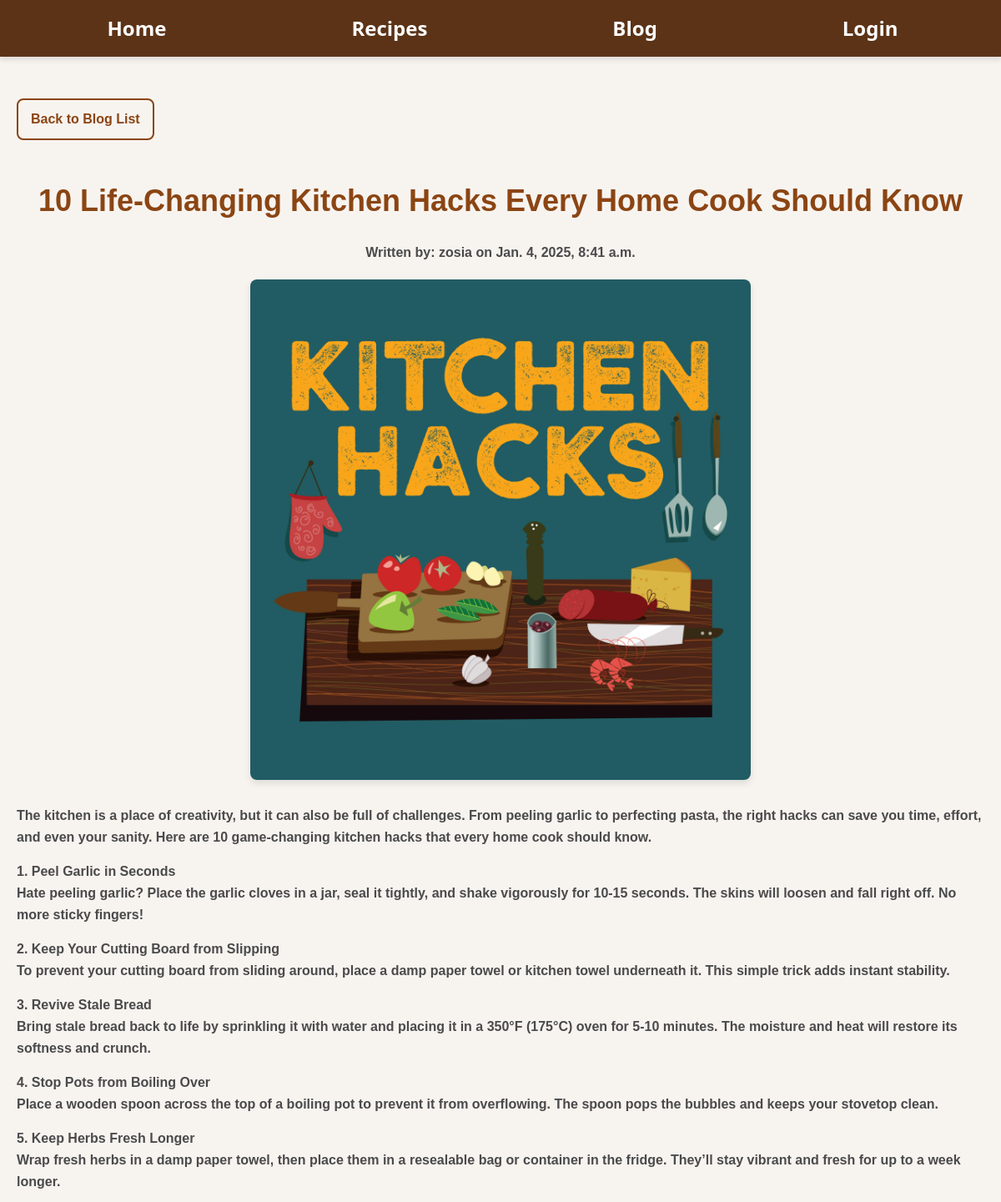
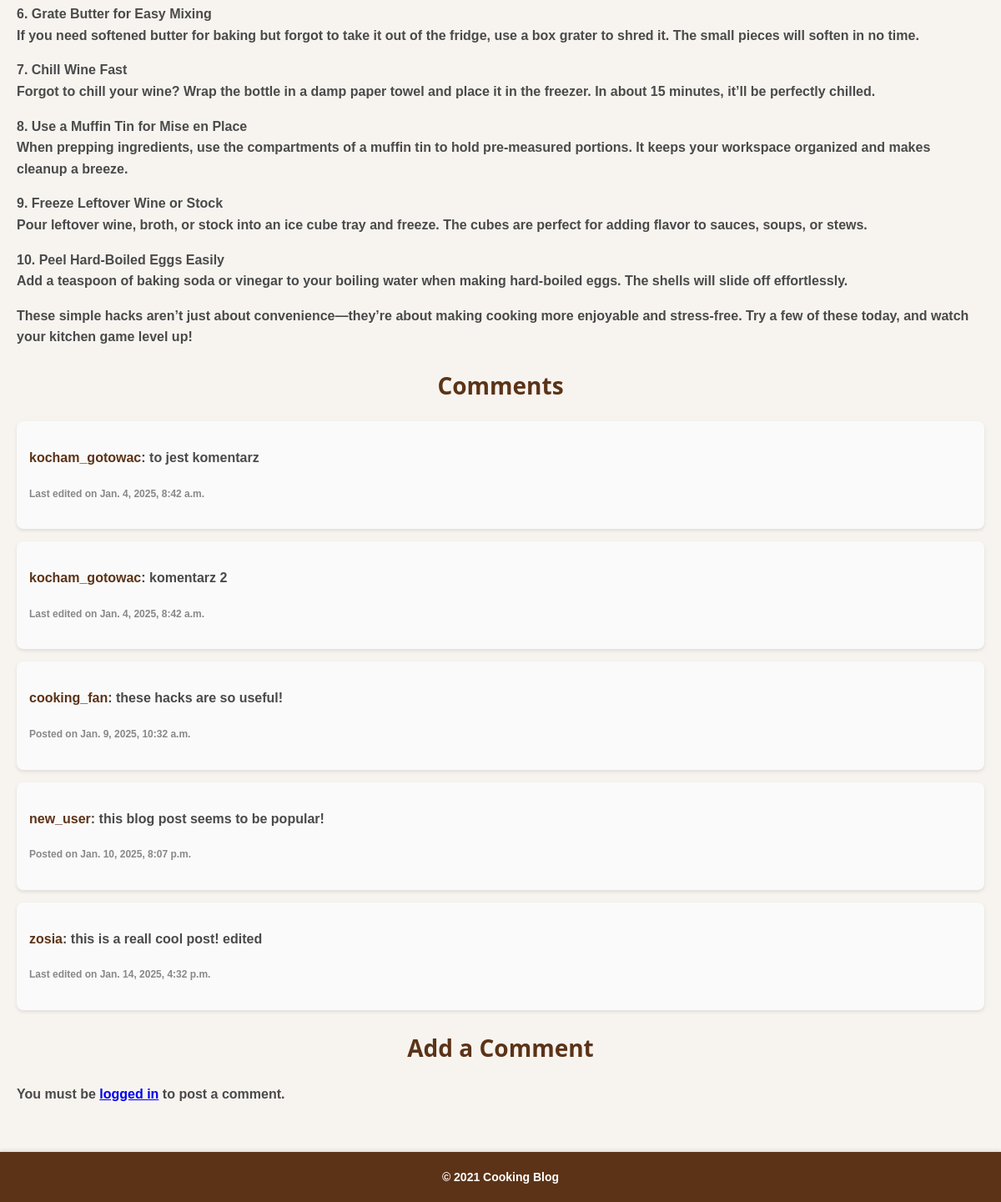
The app's page /post/2/ with its own data (2 pictures, top to bottom).
### blog/models.py (models this page shows, shortened)
class BlogPost(models.Model):
    title = models.CharField(max_length=200)
    content = models.TextField()
    image = models.ImageField(upload_to='blog_images/', null=True, blank=True)
    author = models.ForeignKey(User, on_delete=models.CASCADE)
    created_at = models.DateTimeField(auto_now_add=True)
    saved_by = models.ManyToManyField(User, related_name='saved_posts', blank=True)
    likes = models.ManyToManyField(User, related_name='liked_posts', blank=True)

class Comment(models.Model):
    recipe = models.ForeignKey(Recipe, on_delete=models.CASCADE, null=True, blank=True)
    blog_post = models.ForeignKey(BlogPost, related_name='comments', on_delete=models.CASCADE, null=True, blank=True)
    content = models.TextField()
    author = models.ForeignKey(User, on_delete=models.CASCADE)
    created_at = models.DateTimeField(auto_now_add=True)
    last_edited_at = models.DateTimeField(null=True, blank=True)

### blog/views.py (the view)
# urls.py: path('post/<int:pk>/', blog_detail, name='blog_detail'),
def blog_detail(request, pk):
    blog_post = get_object_or_404(BlogPost, pk=pk)
    comments = Comment.objects.filter(blog_post=blog_post)
    if request.method == "POST":
        form = CommentForm(request.POST)
        if form.is_valid():
            comment = form.save(commit=False)
            comment.blog_post = blog_post
            comment.author = request.user
            comment.save()
            return redirect('blog_detail', pk=blog_post.pk)
    else:
        form = CommentForm()
    return render(request, 'blog/blog_detail.html', {
        'blog_post': blog_post,
        'comments': comments,
        'form': form
    })

### blog/templates/blog/blog_detail.html (shortened to what this page needs)
{% extends "blog/base.html" %}
{% block content %}
    <a href="{% url 'blog_list' %}" class="back-link">Back to Blog List</a>
    <h1 class="post-title">{{ blog_post.title }}</h1>
    <p class="post-meta">Written by: {{ blog_post.author.username }} on {{ blog_post.created_at }}</p>
    {% if blog_post.image %}
    <img src="{{ blog_post.image.url }}" alt="{{ blog_post.title }}" class="small-image">
    {% endif %}
    <p class="post-content">{{ blog_post.content | linebreaks }}</p>
    {% include "blog/comment_section.html" with comments=comments %}
    <h2>Add a Comment</h2>
    {% if user.is_authenticated %}
    <form method="post" class="comment-form">
        {% csrf_token %}
        {{ form.as_p }}
        <button type="submit" class="btn comment-btn">Post Comment</button>
    </form>
    {% else %}
    <p>You must be <a href="{% url 'login' %}" class="link">logged in</a> to post a comment.</p>
    {% endif %}
{% endblock %}

### blog/templates/blog/comment_section.html (shortened to what this page needs)
<h2>Comments</h2>
<ul class="comment-list">
    {% for comment in comments %}
    <li class="comment-item">
        <p><strong class="comment-author">{{ comment.author.username }}</strong>: {{ comment.content }}</p>
        <p class="comment-time">
            <small>
                {% if comment.last_edited_at %}
                    Last edited on {{ comment.last_edited_at }}
                {% else %}
                    Posted on {{ comment.created_at }}
                {% endif %}
            </small>
        </p>
    </li>
    {% empty %}
    <li class="no-comments">No comments found.</li>
    {% endfor %}
</ul>

### blog/static/blog/css/styles.css (style rules this page uses)
body { font-family: "Arial Nova Light", sans-serif; margin: 0; padding: 0; background-color: #f7f4f0; color: #4a4a4a; line-height: 1.6; font-weight: bold; }
main.content h2 { text-align: center; font-size: 28px; color: #5c3317; margin-bottom: 20px; font-weight: bold; font-family: "Segoe UI", system-ui, sans-serif; }
.back-link { display: inline-block; margin-top: 10px; margin-bottom: 20px; padding: 10px 15px; color: #8b4513; background-color: #f7f4f0; text-decoration: none; border: 2px solid #8b4513; border-radius: 8px; font-size: 16px; font-family: "Arial Nova Light", sans-serif; transition: background-color 0.3s ease, color 0.3s ease; }
.back-link { display: inline-block; margin-bottom: 20px; padding: 10px 15px; color: #8b4513; background-color: #f7f4f0; text-decoration: none; border: 2px solid #8b4513; border-radius: 8px; font-size: 16px; transition: background-color 0.3s ease, color 0.3s ease; }
h1 { text-align: center; font-size: 36px; color: #8b4513; margin-bottom: 20px; }
.small-image { width: 100%; max-width: 400px; height: auto; border-radius: 8px; box-shadow: 0 4px 8px rgba(0, 0, 0, 0.1); }
.post-title { text-align: center; font-size: 36px; color: #8b4513; margin-bottom: 20px; }
.post-meta { text-align: center; font-size: 16px; color: #4a4a4a; margin-bottom: 20px; }
.post-content { font-size: 18px; color: #4a4a4a; line-height: 1.6; margin-bottom: 30px; text-align: justify; }
.back-link { display: inline-block; margin-bottom: 20px; padding: 10px 15px; color: #8b4513; background-color: #f7f4f0; text-decoration: none; border: 2px solid #8b4513; border-radius: 8px; font-size: 16px; font-family: "Arial Nova Light", sans-serif; transition: background-color 0.3s ease, color 0.3s ease; }
.small-image { width: 100%; max-width: 600px; height: auto; margin-bottom: 20px; display: block; border-radius: 8px; box-shadow: 0 4px 8px rgba(0, 0, 0, 0.1); margin-left: auto; margin-right: auto; }
h2 { text-align: center; font-size: 32px; color: #8b4513; margin-bottom: 15px; }
h2 { font-size: 32px; color: #8b4513; margin-bottom: 20px; }
.comment-list { list-style-type: none; padding: 0; margin: 20px 0; }
.comment-item { background-color: #fafafa; padding: 15px; border-radius: 8px; margin-bottom: 15px; box-shadow: 0 2px 4px rgba(0, 0, 0, 0.1); }
.comment-author { font-weight: bold; color: #5c3317; }
.comment-time small { color: #888; font-size: 12px; }

### records on screen
BlogPost: title "10 Life-Changing Kitchen Hacks Every Home Cook Should Know", author.username "zosia", created_at "Jan. 4, 2025, 8:41 a.m.", image (picture), content "The kitchen is a place of creativity, but it can also be full of challenges. From peeling garlic to perfecting pasta, the right hacks can save you time, effort, and even your sanity. Here are 10 game-changing kitchen hacks that every home cook should know. 1. Peel Garlic in Seconds Hate peeling garlic? Place the garlic cloves in a jar, seal it tightly, and shake vigorously for 10-15 seconds. The skins will loosen and fall right off. No more sticky fingers! 2. Keep Your Cutting Board from Slipping To prevent your cutting board from sliding around, place a damp paper towel or kitchen towel underneath it. This simple trick adds instant stability. 3. Revive Stale Bread Bring stale bread back to…"
Comment: author.username "kocham_gotowac", content "to jest komentarz", last_edited_at "Jan. 4, 2025, 8:42 a.m."
Comment: author.username "kocham_gotowac", content "komentarz 2", last_edited_at "Jan. 4, 2025, 8:42 a.m."
Comment: author.username "cooking_fan", content "these hacks are so useful!", created_at "Jan. 9, 2025, 10:32 a.m."
Comment: author.username "new_user", content "this blog post seems to be popular!", created_at "Jan. 10, 2025, 8:07 p.m."
Comment: author.username "zosia", content "this is a reall cool post! edited", last_edited_at "Jan. 14, 2025, 4:32 p.m."
